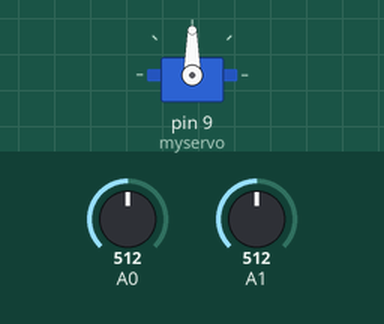
Recording of a sketch running on a simulated Arduino Uno, built with avr-gcc and run on an emulated ATmega328P. Shown: servo. The test bench sets the inputs (shaded band); at power-on: A0 = 512, A1 = 512.

Above: at 1.2 s.
1.3 s: A0 set to 549
2.8 s: A0 set to 572
At 2.96 s:
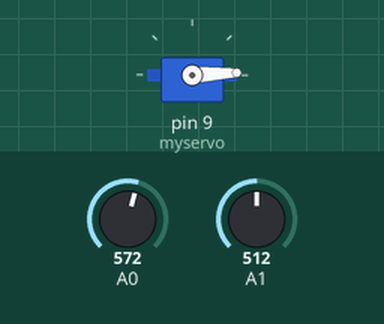
5.8 s: A0 set to 511
At 5.8 s:
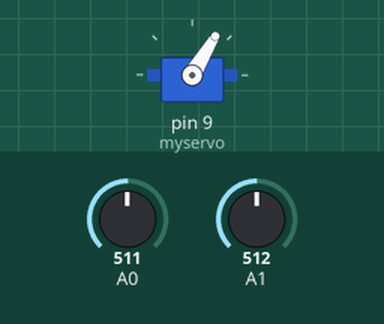
7.3 s: A1 set to 477
8.8 s: A1 set to 446
At 9.41 s:
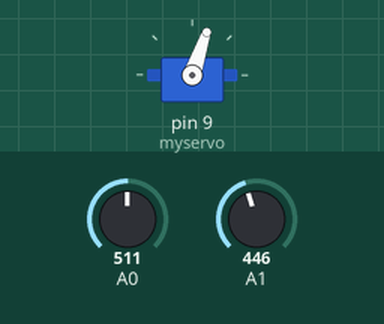
11.8 s: A1 set to 511
At 11.8 s:
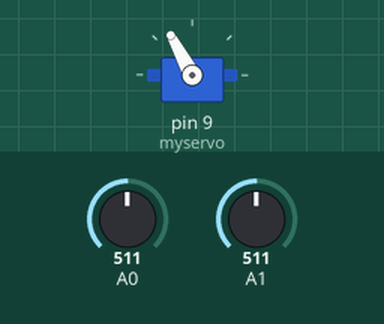
Timing chart, 0 to 14.3 s (numbered marks = the images above; inputs shaded):
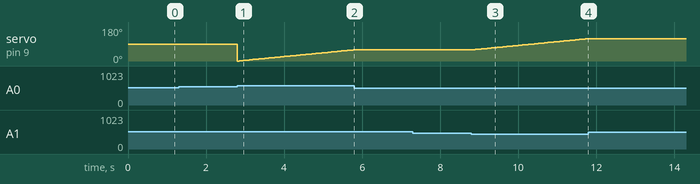

The sketch:

light_follower.ino
```cpp
int x,y,z,last=0;
 #include <Servo.h>
 Servo myservo;
void setup() {
  // put your setup code here, to run once:
  Serial.begin(9600);
  myservo.attach(9);
}

void loop() {
  // put your main code here, to run repeatedly:
x=analogRead(A0);
y=analogRead(A1);
/*z=myservo.read();
myservo.write(z);*/
/*Serial.print("x is  ");
Serial.print(x);
Serial.print("  y is  ");
Serial.print(y);
Serial.print(" \n");
delay(100);*/
  for(int i=last;(x-y)>50;i++){
   myservo.write(i);
   delay(50);
   x=analogRead(A0);
   y=analogRead(A1);
   if(abs(x-y)<50){last=i;}
  }
  for(int i=last;(y-x)>50;i--){
   myservo.write(i);
   delay(50);
   x=analogRead(A0);
   y=analogRead(A1);
   if(abs(x-y)<50){last=i;}
  }
}
```

Measured:
- the behaviour switches between 562 and 563 on A0 (found by bisection; images 0 and 1)
- the behaviour switches between 461 and 460 on A1 (found by bisection; images 2 and 3)
- after the input at 1.3 s, every drawn part: stays the same
- after the input at 5.8 s, servo on pin 9 (myservo): stays 59° (without the input it goes to 60° after 0.02 s)
- after the input at 7.3 s, every drawn part: stays the same
- after the input at 8.8 s, servo on pin 9 (myservo): moves from 59° to 118° over 2.9 s, starting after 0.05 s
- after the input at 11.8 s, servo on pin 9 (myservo): stays 118° (without the input it goes to 119° after 0.02 s)
